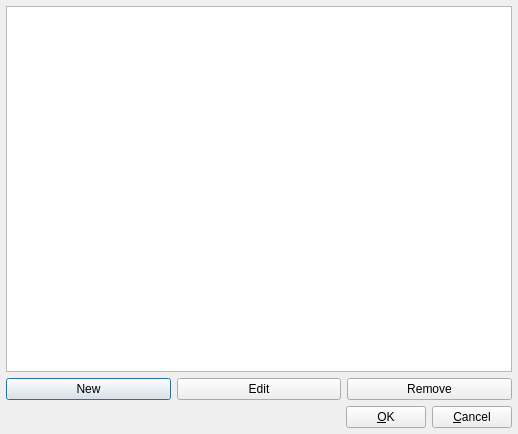
<?xml version="1.0" encoding="UTF-8"?>
<ui version="4.0">
 <class>UserEditDialogUI</class>
 <widget class="QDialog" name="UserEditDialogUI">
  <property name="geometry">
   <rect>
    <x>0</x>
    <y>0</y>
    <width>518</width>
    <height>434</height>
   </rect>
  </property>
  <property name="windowTitle">
   <string>Users</string>
  </property>
  <layout class="QVBoxLayout">
   <property name="spacing">
    <number>6</number>
   </property>
   <property name="margin">
    <number>6</number>
   </property>
   <item>
    <widget class="RecordTreeView" name="mTreeView"/>
   </item>
   <item>
    <layout class="QHBoxLayout">
     <property name="spacing">
      <number>6</number>
     </property>
     <property name="margin">
      <number>0</number>
     </property>
     <item>
      <widget class="QPushButton" name="mNewMethodButton">
       <property name="text">
        <string>New</string>
       </property>
      </widget>
     </item>
     <item>
      <widget class="QPushButton" name="mEditMethodButton">
       <property name="text">
        <string>Edit</string>
       </property>
      </widget>
     </item>
     <item>
      <widget class="QPushButton" name="mRemoveMethodButton">
       <property name="text">
        <string>Remove</string>
       </property>
      </widget>
     </item>
    </layout>
   </item>
   <item>
    <layout class="QHBoxLayout">
     <property name="spacing">
      <number>6</number>
     </property>
     <property name="margin">
      <number>0</number>
     </property>
     <item>
      <spacer>
       <property name="orientation">
        <enum>Qt::Horizontal</enum>
       </property>
       <property name="sizeType">
        <enum>QSizePolicy::Expanding</enum>
       </property>
       <property name="sizeHint" stdset="0">
        <size>
         <width>121</width>
         <height>14</height>
        </size>
       </property>
      </spacer>
     </item>
     <item>
      <widget class="QPushButton" name="mOKButton">
       <property name="text">
        <string>&amp;OK</string>
       </property>
       <property name="shortcut">
        <string>Alt+O</string>
       </property>
      </widget>
     </item>
     <item>
      <widget class="QPushButton" name="mCancelButton">
       <property name="text">
        <string>&amp;Cancel</string>
       </property>
       <property name="shortcut">
        <string>Alt+C</string>
       </property>
      </widget>
     </item>
    </layout>
   </item>
  </layout>
 </widget>
 <layoutdefault spacing="6" margin="11"/>
 <customwidgets>
  <customwidget>
   <class>RecordTreeView</class>
   <extends>QTreeView</extends>
   <header>recordtreeview.h</header>
  </customwidget>
 </customwidgets>
 <resources/>
 <connections>
  <connection>
   <sender>mOKButton</sender>
   <signal>clicked()</signal>
   <receiver>UserEditDialogUI</receiver>
   <slot>accept()</slot>
   <hints>
    <hint type="sourcelabel">
     <x>398</x>
     <y>406</y>
    </hint>
    <hint type="destinationlabel">
     <x>345</x>
     <y>406</y>
    </hint>
   </hints>
  </connection>
  <connection>
   <sender>mCancelButton</sender>
   <signal>clicked()</signal>
   <receiver>UserEditDialogUI</receiver>
   <slot>reject()</slot>
   <hints>
    <hint type="sourcelabel">
     <x>516</x>
     <y>410</y>
    </hint>
    <hint type="destinationlabel">
     <x>516</x>
     <y>417</y>
    </hint>
   </hints>
  </connection>
 </connections>
</ui>
